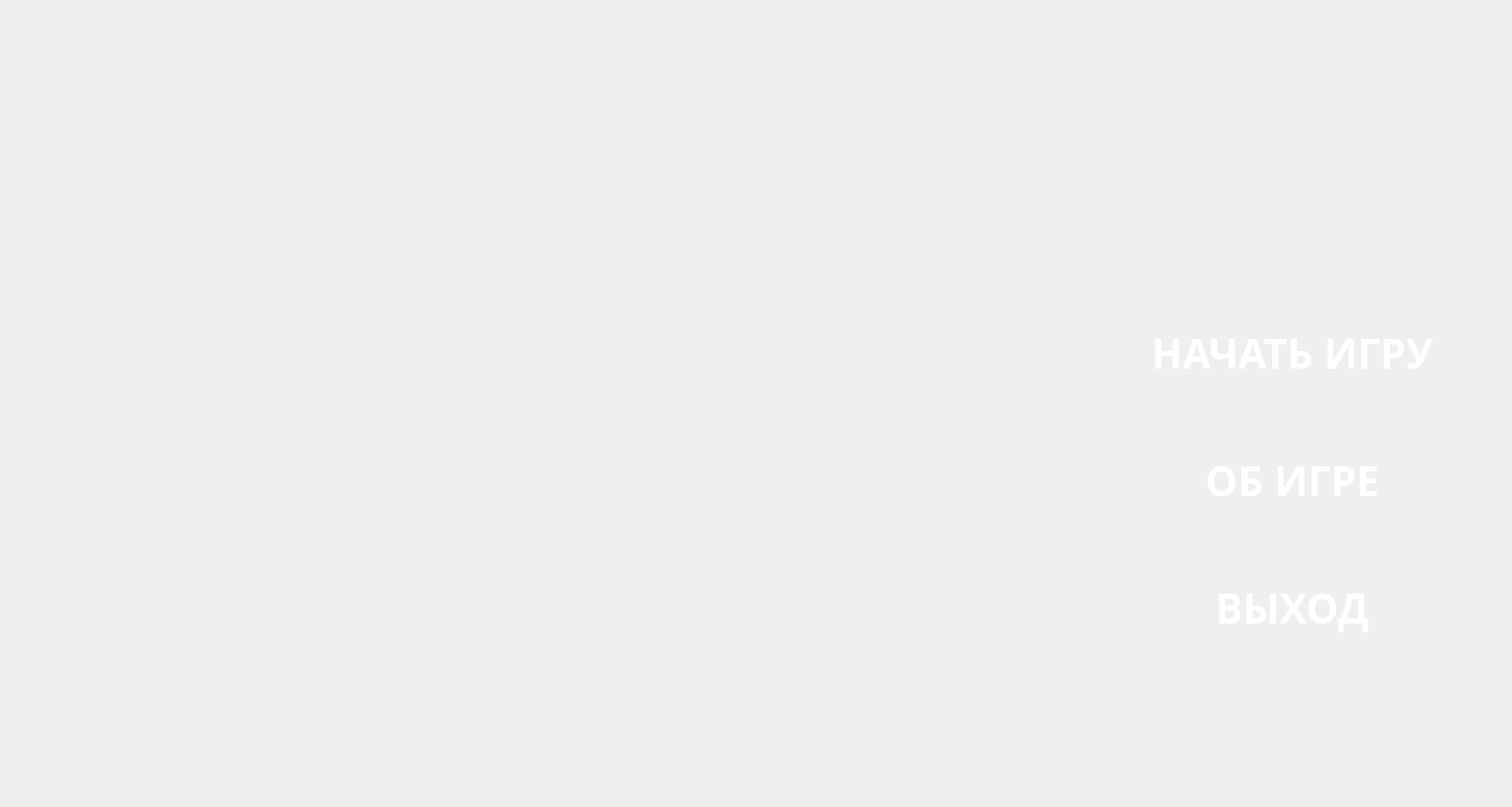
<?xml version="1.0" encoding="UTF-8"?>
<ui version="4.0">
 <class>MainWindow</class>
 <widget class="QMainWindow" name="MainWindow">
  <property name="geometry">
   <rect>
    <x>0</x>
    <y>0</y>
    <width>1779</width>
    <height>950</height>
   </rect>
  </property>
  <property name="windowTitle">
   <string>MainWindow</string>
  </property>
  <widget class="QWidget" name="centralwidget">
   <widget class="QLabel" name="label">
    <property name="geometry">
     <rect>
      <x>0</x>
      <y>-10</y>
      <width>1801</width>
      <height>971</height>
     </rect>
    </property>
    <property name="text">
     <string/>
    </property>
    <property name="pixmap">
     <pixmap>ez_hard.png</pixmap>
    </property>
    <property name="scaledContents">
     <bool>true</bool>
    </property>
   </widget>
   <widget class="QPushButton" name="start_game">
    <property name="enabled">
     <bool>true</bool>
    </property>
    <property name="geometry">
     <rect>
      <x>1300</x>
      <y>350</y>
      <width>441</width>
      <height>130</height>
     </rect>
    </property>
    <property name="font">
     <font>
      <family>Bodoni MT Black</family>
      <pointsize>36</pointsize>
      <weight>75</weight>
      <bold>true</bold>
     </font>
    </property>
    <property name="whatsThis">
     <string>&lt;html&gt;&lt;head/&gt;&lt;body&gt;&lt;p align=&quot;justify&quot;&gt;&lt;span style=&quot; font-size:14pt; font-weight:600;&quot;&gt;НАЧАТЬ ИГРУ&lt;/span&gt;&lt;/p&gt;&lt;/body&gt;&lt;/html&gt;</string>
    </property>
    <property name="styleSheet">
     <string notr="true">color: rgb(255, 255, 255);
background-color: rgb(217, 217, 217);
</string>
    </property>
    <property name="text">
     <string>НАЧАТЬ ИГРУ</string>
    </property>
    <property name="flat">
     <bool>true</bool>
    </property>
   </widget>
   <widget class="QPushButton" name="rules_game">
    <property name="geometry">
     <rect>
      <x>1300</x>
      <y>500</y>
      <width>441</width>
      <height>130</height>
     </rect>
    </property>
    <property name="font">
     <font>
      <family>Bodoni MT Black</family>
      <pointsize>36</pointsize>
      <weight>75</weight>
      <bold>true</bold>
     </font>
    </property>
    <property name="whatsThis">
     <string>&lt;html&gt;&lt;head/&gt;&lt;body&gt;&lt;p align=&quot;justify&quot;&gt;&lt;span style=&quot; font-size:14pt; font-weight:600;&quot;&gt;НАЧАТЬ ИГРУ&lt;/span&gt;&lt;/p&gt;&lt;/body&gt;&lt;/html&gt;</string>
    </property>
    <property name="styleSheet">
     <string notr="true">color: rgb(255, 255, 255);
background-color: rgb(217, 217, 217);</string>
    </property>
    <property name="text">
     <string>ОБ ИГРЕ</string>
    </property>
    <property name="flat">
     <bool>true</bool>
    </property>
   </widget>
   <widget class="QPushButton" name="exit_game">
    <property name="geometry">
     <rect>
      <x>1300</x>
      <y>650</y>
      <width>441</width>
      <height>130</height>
     </rect>
    </property>
    <property name="font">
     <font>
      <family>Bodoni MT Black</family>
      <pointsize>36</pointsize>
      <weight>75</weight>
      <bold>true</bold>
     </font>
    </property>
    <property name="whatsThis">
     <string>&lt;html&gt;&lt;head/&gt;&lt;body&gt;&lt;p align=&quot;justify&quot;&gt;&lt;span style=&quot; font-size:14pt; font-weight:600;&quot;&gt;НАЧАТЬ ИГРУ&lt;/span&gt;&lt;/p&gt;&lt;/body&gt;&lt;/html&gt;</string>
    </property>
    <property name="styleSheet">
     <string notr="true">background-color: rgb(217, 217, 217);
color: rgb(255, 255, 255);</string>
    </property>
    <property name="text">
     <string>ВЫХОД</string>
    </property>
    <property name="flat">
     <bool>true</bool>
    </property>
   </widget>
  </widget>
 </widget>
 <resources/>
 <connections/>
</ui>
